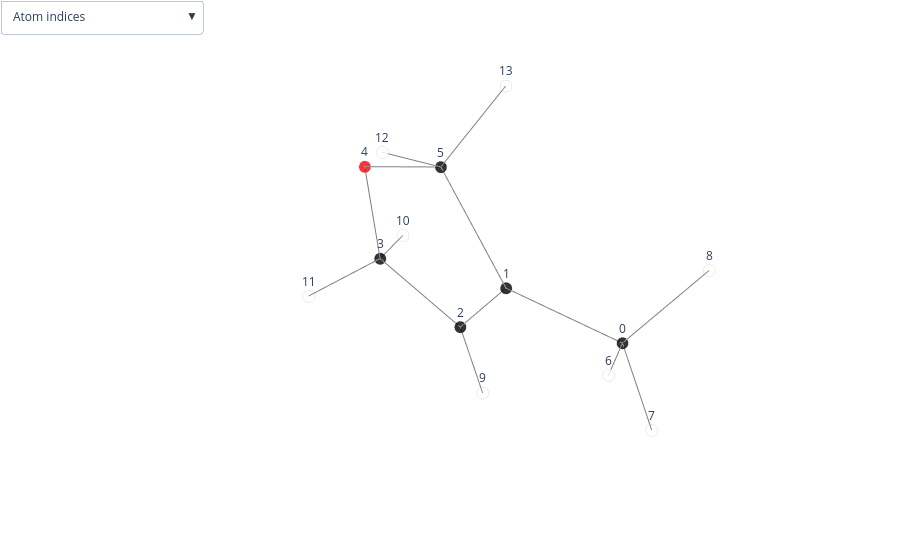

Notebook code cell kept with this figure:
### Code cell
plot_molecule(trans_mol.molecule_name, structures)

### Figure 1 — Plotly figure (JSON) as saved in the notebook; plotly's stock layout.template omitted (floating-point values rounded to 4 significant figures)
{"data": [{"marker": {"color": ["black", "black", "black", "black", "red", "black", "white", "white", "white", "white", "white", "white", "white", "white"], "line": {"color": "lightgray", "width": 2}, "opacity": 0.8, "size": 7, "symbol": "circle"}, "mode": "markers", "name": "", "text": ["C", "C", "C", "C", "O", "C", "H", "H", "H", "H", "H", "H", "H", "H"], "type": "scatter3d", "x": [-0.05573, 0.01161, -0.04839, 0.0624, 0.1941, 0.1698, 0.8513, -0.1725, -0.8967, -0.1607, -0.8243, 0.936, 1.1, -0.6609], "y": [1.49, -0.001253, -0.8065, -2.241, -2.197, -0.8476, 1.909, 1.928, 1.824, -0.5039, -2.835, -2.749, -0.6141, -0.7007], "z": [0.04231, -0.01905, -1.076, -0.6478, 0.7722, 1.22, 0.4956, -0.952, 0.6632, -2.111, -0.9215, -1.087, 1.765, 1.93]}, {"hoverinfo": "none", "marker": {"color": "grey", "opacity": 1, "size": 7}, "mode": "lines", "type": "scatter3d", "x": [-0.05573, 0.01161, null, 0.01161, -0.04839, null, -0.04839, 0.0624, null, 0.0624, 0.1941, null, 0.1941, 0.1698, null, 0.01161, 0.1698, null, -0.05573, 0.8513, null, -0.8967, -0.05573, null, 0.0624, 0.936, null, 0.1698, -0.6609, null, -0.05573, -0.1725, null, -0.1607, -0.04839, null, -0.8243, 0.0624, null, 1.1, 0.1698, null], "y": [1.49, -0.001253, null, -0.001253, -0.8065, null, -0.8065, -2.241, null, -2.241, -2.197, null, -2.197, -0.8476, null, -0.001253, -0.8476, null, 1.49, 1.909, null, 1.824, 1.49, null, -2.241, -2.749, null, -0.8476, -0.7007, null, 1.49, 1.928, null, -0.5039, -0.8065, null, -2.835, -2.241, null, -0.6141, -0.8476, null], "z": [0.04231, -0.01905, null, -0.01905, -1.076, null, -1.076, -0.6478, null, -0.6478, 0.7722, null, 0.7722, 1.22, null, -0.01905, 1.22, null, 0.04231, 0.4956, null, 0.6632, 0.04231, null, -0.6478, -1.087, null, 1.22, 1.93, null, 0.04231, -0.952, null, -2.111, -1.076, null, -0.9215, -0.6478, null, 1.765, 1.22, null]}], "layout": {"margin": {"b": 0, "l": 0, "r": 0, "t": 0}, "scene": {"annotations": [{"showarrow": false, "text": "0", "x": -0.05573, "y": 1.49, "yshift": 15, "z": 0.04231}, {"showarrow": false, "text": "1", "x": 0.01161, "y": -0.001253, "yshift": 15, "z": -0.01905}, {"showarrow": false, "text": "2", "x": -0.04839, "y": -0.8065, "yshift": 15, "z": -1.076}, {"showarrow": false, "text": "3", "x": 0.0624, "y": -2.241, "yshift": 15, "z": -0.6478}, {"showarrow": false, "text": "4", "x": 0.1941, "y": -2.197, "yshift": 15, "z": 0.7722}, {"showarrow": false, "text": "5", "x": 0.1698, "y": -0.8476, "yshift": 15, "z": 1.22}, {"showarrow": false, "text": "6", "x": 0.8513, "y": 1.909, "yshift": 15, "z": 0.4956}, {"showarrow": false, "text": "7", "x": -0.1725, "y": 1.928, "yshift": 15, "z": -0.952}, {"showarrow": false, "text": "8", "x": -0.8967, "y": 1.824, "yshift": 15, "z": 0.6632}, {"showarrow": false, "text": "9", "x": -0.1607, "y": -0.5039, "yshift": 15, "z": -2.111}, {"showarrow": false, "text": "10", "x": -0.8243, "y": -2.835, "yshift": 15, "z": -0.9215}, {"showarrow": false, "text": "11", "x": 0.936, "y": -2.749, "yshift": 15, "z": -1.087}, {"showarrow": false, "text": "12", "x": 1.1, "y": -0.6141, "yshift": 15, "z": 1.765}, {"showarrow": false, "text": "13", "x": -0.6609, "y": -0.7007, "yshift": 15, "z": 1.93}], "xaxis": {"showbackground": false, "showgrid": false, "showticklabels": false, "title": {"font": {"color": "white"}}, "zeroline": false}, "yaxis": {"showbackground": false, "showgrid": false, "showticklabels": false, "title": {"font": {"color": "white"}}, "zeroline": false}, "zaxis": {"showbackground": false, "showgrid": false, "showticklabels": false, "title": {"font": {"color": "white"}}, "zeroline": false}}, "showlegend": false, "updatemenus": [{"buttons": [{"args": [{"scene.annotations": [{"showarrow": false, "text": 0, "x": -0.05573, "y": 1.49, "yshift": 15, "z": 0.04231}, {"showarrow": false, "text": 1, "x": 0.01161, "y": -0.001253, "yshift": 15, "z": -0.01905}, {"showarrow": false, "text": 2, "x": -0.04839, "y": -0.8065, "yshift": 15, "z": -1.076}, {"showarrow": false, "text": 3, "x": 0.0624, "y": -2.241, "yshift": 15, "z": -0.6478}, {"showarrow": false, "text": 4, "x": 0.1941, "y": -2.197, "yshift": 15, "z": 0.7722}, {"showarrow": false, "text": 5, "x": 0.1698, "y": -0.8476, "yshift": 15, "z": 1.22}, {"showarrow": false, "text": 6, "x": 0.8513, "y": 1.909, "yshift": 15, "z": 0.4956}, {"showarrow": false, "text": 7, "x": -0.1725, "y": 1.928, "yshift": 15, "z": -0.952}, {"showarrow": false, "text": 8, "x": -0.8967, "y": 1.824, "yshift": 15, "z": 0.6632}, {"showarrow": false, "text": 9, "x": -0.1607, "y": -0.5039, "yshift": 15, "z": -2.111}, {"showarrow": false, "text": 10, "x": -0.8243, "y": -2.835, "yshift": 15, "z": -0.9215}, {"showarrow": false, "text": 11, "x": 0.936, "y": -2.749, "yshift": 15, "z": -1.087}, {"showarrow": false, "text": 12, "x": 1.1, "y": -0.6141, "yshift": 15, "z": 1.765}, {"showarrow": false, "text": 13, "x": -0.6609, "y": -0.7007, "yshift": 15, "z": 1.93}]}], "label": "Atom indices", "method": "relayout"}, {"args": [{"scene.annotations": [{"showarrow": false, "text": 1.49, "x": -0.02206, "y": 0.7444, "yshift": 15, "z": 0.01163}, {"showarrow": false, "text": 1.33, "x": -0.01839, "y": -0.4039, "yshift": 15, "z": -0.5476}, {"showarrow": false, "text": 1.5, "x": 0.007004, "y": -1.524, "yshift": 15, "z": -0.862}, {"showarrow": false, "text": 1.43, "x": 0.1283, "y": -2.219, "yshift": 15, "z": 0.06216}, {"showarrow": false, "text": 1.42, "x": 0.182, "y": -1.522, "yshift": 15, "z": 0.996}, {"showarrow": false, "text": 1.51, "x": 0.09072, "y": -0.4244, "yshift": 15, "z": 0.6004}, {"showarrow": false, "text": 1.1, "x": 0.3978, "y": 1.7, "yshift": 15, "z": 0.269}, {"showarrow": false, "text": 1.1, "x": -0.4762, "y": 1.657, "yshift": 15, "z": 0.3528}, {"showarrow": false, "text": 1.1, "x": 0.4992, "y": -2.495, "yshift": 15, "z": -0.8676}, {"showarrow": false, "text": 1.1, "x": -0.2455, "y": -0.7741, "yshift": 15, "z": 1.575}, {"showarrow": false, "text": 1.09, "x": -0.1141, "y": 1.709, "yshift": 15, "z": -0.4549}, {"showarrow": false, "text": 1.08, "x": -0.1046, "y": -0.6552, "yshift": 15, "z": -1.593}, {"showarrow": false, "text": 1.1, "x": -0.3809, "y": -2.538, "yshift": 15, "z": -0.7847}, {"showarrow": false, "text": 1.1, "x": 0.6349, "y": -0.7308, "yshift": 15, "z": 1.492}]}], "label": "Bond lengths", "method": "relayout"}, {"args": [{"scene.annotations": [{"showarrow": false, "text": 0, "x": -0.05573, "y": 1.49, "yshift": 15, "z": 0.04231}, {"showarrow": false, "text": 1, "x": 0.01161, "y": -0.001253, "yshift": 15, "z": -0.01905}, {"showarrow": false, "text": 2, "x": -0.04839, "y": -0.8065, "yshift": 15, "z": -1.076}, {"showarrow": false, "text": 3, "x": 0.0624, "y": -2.241, "yshift": 15, "z": -0.6478}, {"showarrow": false, "text": 4, "x": 0.1941, "y": -2.197, "yshift": 15, "z": 0.7722}, {"showarrow": false, "text": 5, "x": 0.1698, "y": -0.8476, "yshift": 15, "z": 1.22}, {"showarrow": false, "text": 6, "x": 0.8513, "y": 1.909, "yshift": 15, "z": 0.4956}, {"showarrow": false, "text": 7, "x": -0.1725, "y": 1.928, "yshift": 15, "z": -0.952}, {"showarrow": false, "text": 8, "x": -0.8967, "y": 1.824, "yshift": 15, "z": 0.6632}, {"showarrow": false, "text": 9, "x": -0.1607, "y": -0.5039, "yshift": 15, "z": -2.111}, {"showarrow": false, "text": 10, "x": -0.8243, "y": -2.835, "yshift": 15, "z": -0.9215}, {"showarrow": false, "text": 11, "x": 0.936, "y": -2.749, "yshift": 15, "z": -1.087}, {"showarrow": false, "text": 12, "x": 1.1, "y": -0.6141, "yshift": 15, "z": 1.765}, {"showarrow": false, "text": 13, "x": -0.6609, "y": -0.7007, "yshift": 15, "z": 1.93}, {"showarrow": false, "text": 1.49, "x": -0.02206, "y": 0.7444, "yshift": 15, "z": 0.01163}, {"showarrow": false, "text": 1.33, "x": -0.01839, "y": -0.4039, "yshift": 15, "z": -0.5476}, {"showarrow": false, "text": 1.5, "x": 0.007004, "y": -1.524, "yshift": 15, "z": -0.862}, {"showarrow": false, "text": 1.43, "x": 0.1283, "y": -2.219, "yshift": 15, "z": 0.06216}, {"showarrow": false, "text": 1.42, "x": 0.182, "y": -1.522, "yshift": 15, "z": 0.996}, {"showarrow": false, "text": 1.51, "x": 0.09072, "y": -0.4244, "yshift": 15, "z": 0.6004}, {"showarrow": false, "text": 1.1, "x": 0.3978, "y": 1.7, "yshift": 15, "z": 0.269}, {"showarrow": false, "text": 1.1, "x": -0.4762, "y": 1.657, "yshift": 15, "z": 0.3528}, {"showarrow": false, "text": 1.1, "x": 0.4992, "y": -2.495, "yshift": 15, "z": -0.8676}, {"showarrow": false, "text": 1.1, "x": -0.2455, "y": -0.7741, "yshift": 15, "z": 1.575}, {"showarrow": false, "text": 1.09, "x": -0.1141, "y": 1.709, "yshift": 15, "z": -0.4549}, {"showarrow": false, "text": 1.08, "x": -0.1046, "y": -0.6552, "yshift": 15, "z": -1.593}, {"showarrow": false, "text": 1.1, "x": -0.3809, "y": -2.538, "yshift": 15, "z": -0.7847}, {"showarrow": false, "text": 1.1, "x": 0.6349, "y": -0.7308, "yshift": 15, "z": 1.492}]}], "label": "Atom indices & Bond lengths", "method": "relayout"}, {"args": [{"scene.annotations": []}], "label": "Hide all", "method": "relayout"}], "direction": "down", "xanchor": "left", "yanchor": "top"}]}}
